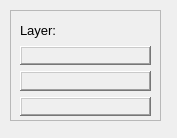
<?xml version="1.0" encoding="UTF-8"?>
<ui version="4.0">
 <class>frmMainWindow</class>
 <widget class="QWidget" name="frmMainWindow">
  <property name="geometry">
   <rect>
    <x>0</x>
    <y>0</y>
    <width>177</width>
    <height>138</height>
   </rect>
  </property>
  <property name="minimumSize">
   <size>
    <width>177</width>
    <height>138</height>
   </size>
  </property>
  <property name="maximumSize">
   <size>
    <width>177</width>
    <height>138</height>
   </size>
  </property>
  <property name="windowTitle">
   <string>Calc Area</string>
  </property>
  <widget class="QFrame" name="frame_2">
   <property name="geometry">
    <rect>
     <x>10</x>
     <y>10</y>
     <width>151</width>
     <height>111</height>
    </rect>
   </property>
   <property name="frameShape">
    <enum>QFrame::StyledPanel</enum>
   </property>
   <property name="frameShadow">
    <enum>QFrame::Plain</enum>
   </property>
   <property name="lineWidth">
    <number>0</number>
   </property>
   <widget class="QWidget" name="layoutWidget">
    <property name="geometry">
     <rect>
      <x>10</x>
      <y>10</y>
      <width>131</width>
      <height>96</height>
     </rect>
    </property>
    <layout class="QVBoxLayout" name="verticalLayout">
     <item>
      <widget class="QLabel" name="lblLayer">
       <property name="font">
        <font>
         <pointsize>10</pointsize>
        </font>
       </property>
       <property name="text">
        <string>Layer:</string>
       </property>
      </widget>
     </item>
     <item>
      <widget class="QLabel" name="lblQuadratmeter">
       <property name="font">
        <font>
         <pointsize>10</pointsize>
        </font>
       </property>
       <property name="layoutDirection">
        <enum>Qt::RightToLeft</enum>
       </property>
       <property name="frameShape">
        <enum>QFrame::WinPanel</enum>
       </property>
       <property name="frameShadow">
        <enum>QFrame::Raised</enum>
       </property>
       <property name="text">
        <string/>
       </property>
       <property name="margin">
        <number>0</number>
       </property>
      </widget>
     </item>
     <item>
      <widget class="QLabel" name="lblHektar">
       <property name="font">
        <font>
         <pointsize>10</pointsize>
        </font>
       </property>
       <property name="layoutDirection">
        <enum>Qt::RightToLeft</enum>
       </property>
       <property name="frameShape">
        <enum>QFrame::WinPanel</enum>
       </property>
       <property name="frameShadow">
        <enum>QFrame::Raised</enum>
       </property>
       <property name="text">
        <string/>
       </property>
      </widget>
     </item>
     <item>
      <widget class="QLabel" name="lblQuadratkilometer">
       <property name="font">
        <font>
         <pointsize>10</pointsize>
        </font>
       </property>
       <property name="layoutDirection">
        <enum>Qt::RightToLeft</enum>
       </property>
       <property name="frameShape">
        <enum>QFrame::WinPanel</enum>
       </property>
       <property name="frameShadow">
        <enum>QFrame::Raised</enum>
       </property>
       <property name="text">
        <string/>
       </property>
      </widget>
     </item>
    </layout>
   </widget>
  </widget>
 </widget>
 <resources/>
 <connections/>
 <slots>
  <slot>AddJoin()</slot>
  <slot>run()</slot>
 </slots>
</ui>
